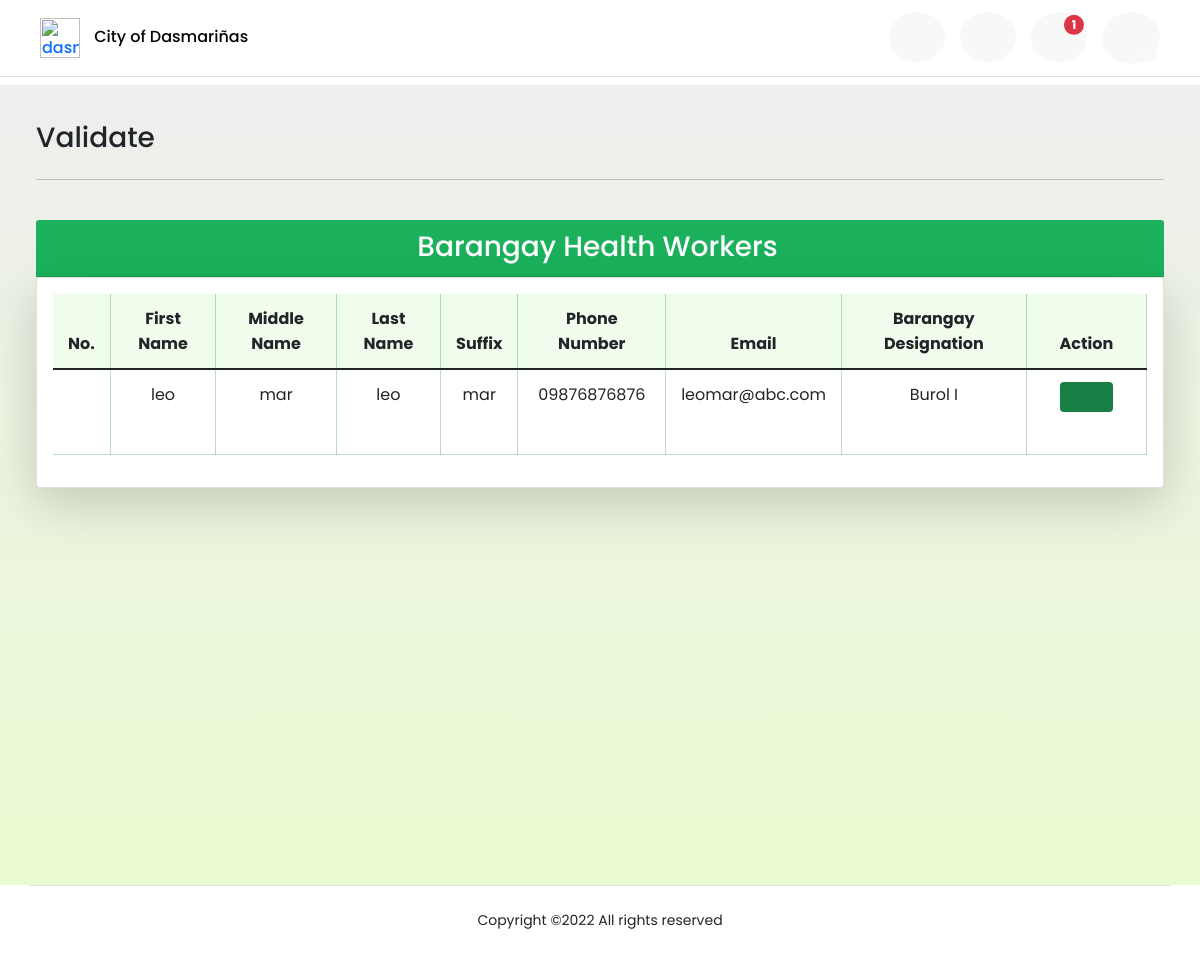
The app's page /validation, older data.
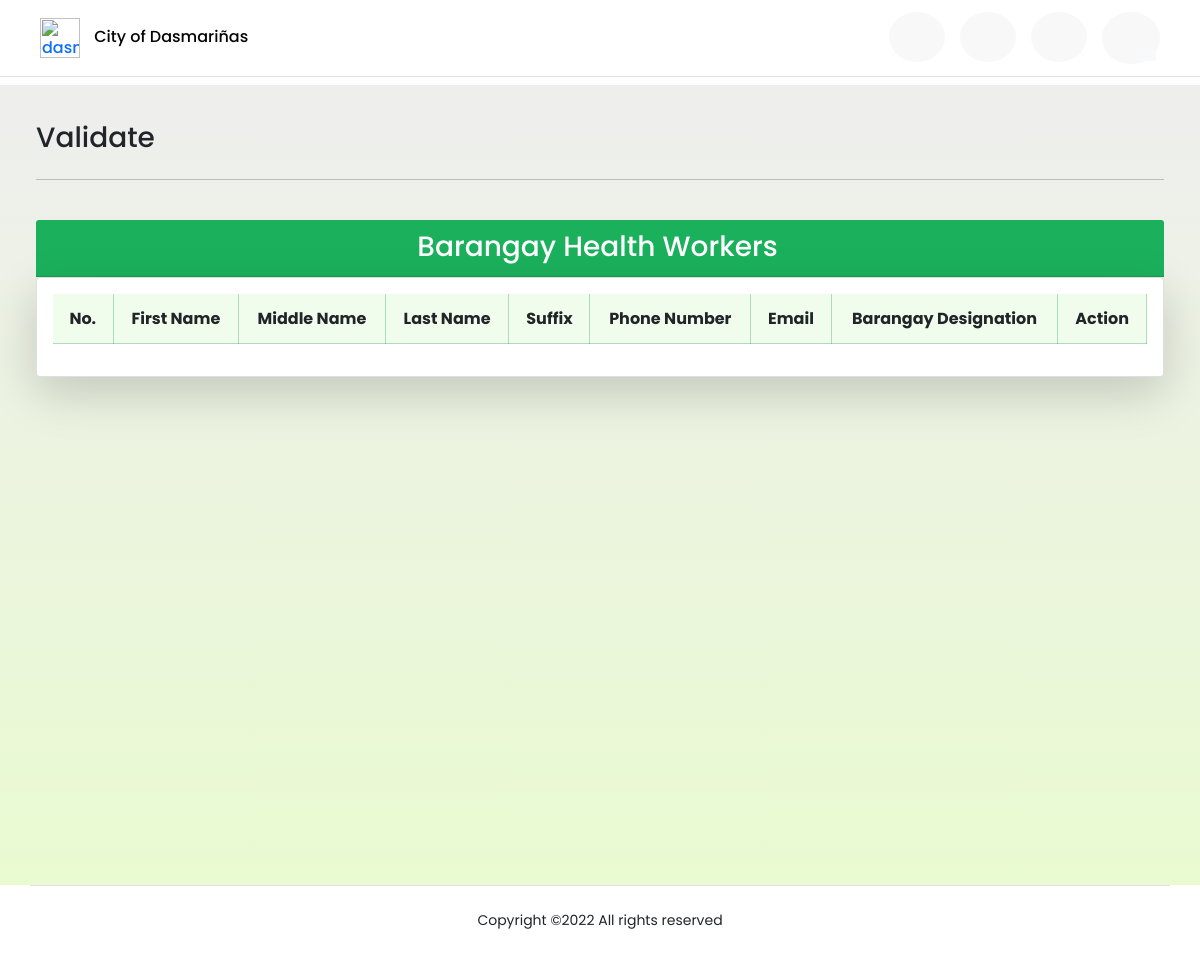
The same page, newer data.
### profilingApp/models.py (models this page shows, shortened)
class BarangayHealthWorker(Model):
    BARANGAYS = [('Select Barangay', 'Select Barangay'),
                 ('Burol', 'Burol'),
                 ('Burol I', 'Burol I'),
                 ('Burol II', 'Burol II'),
                 ('Burol III', 'Burol III'),
                 ('Datu Esmael', 'Datu Esmael'),
                 ('Emmanuel Begado I', 'Emmanuel Begado I'),
                 ('Emmanuel Begado II', 'Emmanuel Begado II'),]
    user = models.OneToOneField(CustomUser, on_delete=CASCADE, primary_key=True)
    is_validated = models.BooleanField(default=False)
    bhw_barangay = models.CharField(max_length=100, choices=BARANGAYS, default='Select Barangay')

class CustomUser(AbstractUser):
    USER_TYPE = [('Choose User Type', 'Choose User Type'),
                 ('Admin', 'Administrator'),
                 ('BHW', 'Barangay Health Worker'),
                 ('P/G', 'Parent/Guardian')]
    username = None
    email = models.EmailField(_('email address'), unique=True)
    user_type = models.CharField(max_length=100, choices=USER_TYPE, default='Choose User Type')
    middle_name = models.CharField(max_length=100, null=True)
    suffix_name = models.CharField(max_length=100, null=True, blank=True)
    phone_num = models.CharField(max_length=100, null=True)
    history= HistoricalRecords()
    USERNAME_FIELD = 'email'
    REQUIRED_FIELDS = []
    objects = CustomUserManager()

### profilingApp/views.py (the view)
# urls.py: path('validation', views.bhw_validation, name='bhw_validation'),
def bhw_validation(request):
    bhw = BarangayHealthWorker.objects.filter(is_validated=False)
    invalidated_status = BarangayHealthWorker.objects.filter(
        is_validated=False).count()
    context = {'bhws': bhw,
               'invalidated_count': invalidated_status,}
    return render(request, 'activities/Admin Validate BHW.html', context)

### profilingApp/templates/activities/Admin Validate BHW.html (shortened to what the changed rows need)
{% extends 'activities/Admin Home.html' %}
{% load static %}
{% block dashboard %}
<header>
    <div class="site-header">
    <nav class="navbar fixed-top index__navbar scrolled border-bottom"
    style=" padding-left:3%; padding-right:3%;">
        <div class="flex-fill p-1 py-1">
            <div class="d-flex align-items-center justify-content-between">
                <div id="navLinks">
                    <ul class="nav text-small">
                        <li>
                            {% if invalidated_count > 0 %}
                            <a href="{% url 'bhw_validation' %}" class="nav-link" style="color:rgb(27, 177, 92) !important;" data-toggle="tooltip" data-bs-placement="bottom" data-bs-offset="0,7"
                                title="Validate BHW" >
                                <i class="fa fa-fw fa-user-nurse" style="font-size: 24px;"></i>
                                <span class="position-absolute top-25 start-75 translate-middle badge rounded-pill bg-danger">
                                    {{ invalidated_count }}
                                </span></a>
                            {% else %}
                            <a href="{% url 'bhw_validation' %}" class="nav-link" style="color:rgb(27, 177, 92) !important;" data-toggle="tooltip" data-bs-placement="bottom" data-bs-offset="0,7"
                                title="Validate BHW" >
                                <i class="fa fa-fw fa-user-nurse" style="font-size: 24px;"></i>
                                </a>
                            {% endif %}
                        </li>
                    </ul>
                </div>
            </div>
        </div>
    </nav>
    </div>
</header>
<div id="grid" class="container-fluid" style="padding:3%; margin: top 65px;">
    <div class="text-black">
        <div class="row">
            <div class="col">
                <div class="card shadow-lg p-3 bg-white rounded" >
                    <div class="table-responsive">
                        <table class="table table-hover table-cell-border" id="table_validation">
                            <thead>
                                <tr>
                                    <th scope="col" class="text-center">No.</th>
                                    <th scope="col" class="text-center">First Name</th>
                                    <th scope="col" class="text-center">Middle Name</th>
                                    <th scope="col" class="text-center">Last Name</th>
                                    <th scope="col" class="text-center">Suffix</th>
                                    <th scope="col" class="text-center">Phone Number</th>
                                    <th scope="col" class="text-center">Email</th>
                                    <th scope="col" class="text-center">Barangay Designation</th>
                                    <th scope="col" class="nosort text-center">Action</th>
                                </tr>
                            </thead>
                            <tbody>
                                {% for bhw in bhws %}
                                <tr>
                                    <td class="text-center"></td>
                                    <td class="text-center">{{ bhw.user.first_name }}</td>
                                    <td class="text-center">{{ bhw.user.middle_name }}</td>
                                    <td class="text-center">{{ bhw.user.last_name }}</td>
                                    <td class="text-center">{{ bhw.user.suffix_name }}</td>
                                    <td class="text-center">{{ bhw.user.phone_num}}</td>
                                    <td class="text-center">{{ bhw.user.email }}</td>
                                    <td class="text-center">{{ bhw.bhw_barangay }}</td>
                                    <td style="text-align: center;">
                                        <div>
                                            <a href="{% url 'unvalidated_profile' bhw.user.id %}"><button type="button" style="background-color: #188045; color: #ffffff;" class="btn"  data-toggle="tooltip" data-bs-placement="bottom" data-bs-offset="0,7"
                                                title="Validate"><i class="fa fa-lg fa-fw fa-user-check"></i></button></a>
                                            <a href="{% url 'delete_profile' bhw.user.id %}"><button type="button" style="color: rgb(255, 0, 0);" class="btn"  data-toggle="tooltip" data-bs-placement="bottom" data-bs-offset="0,7"
                                                title="Delete"><i class="fa fa-lg fa-fw fa-trash-alt"></i></button></a>
                                        </div>
                                    </td>
                                </tr>
                                {% endfor %}
                            </tbody>
                        </table>
                    </div>
                </div>
            </div>
        </div>
    </div>
</div>
{% endblock %}

Row changes from the older to the newer data that the page shows:
no longer on this page (row edited): BarangayHealthWorker: user.first_name "leo", user.middle_name "mar", user.last_name "leo", user.suffix_name "mar", user.phone_num "09876876876", user.email "leomar@abc.com", bhw_barangay "Burol I"
Text that changed along with them:
{{ invalidated_count }}: "1" → (not shown)
